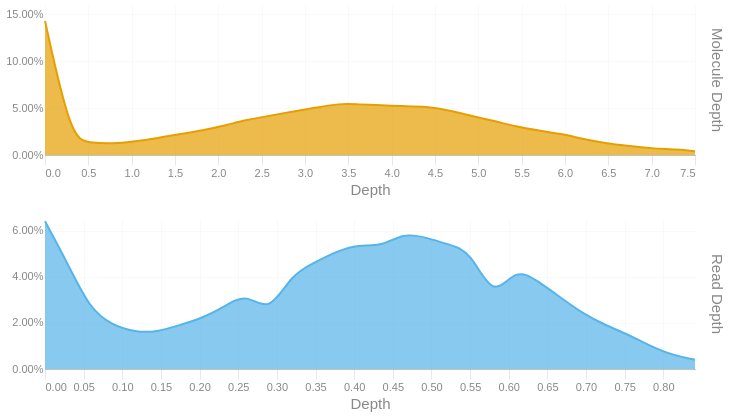

The cell this chart's notebook holds for it:
### Code cell
readdep = depth_hist(tb['Read Depth'], q99, 3)
readdep = readdep.with_columns(pl.lit('Read Depth').alias('Metric'))
if not SKIPLR:
    moldep = depth_hist(tb['Molecule Depth'], mol_q99, 1)
    moldep = moldep.with_columns(pl.lit('Molecule Depth').alias('Metric'))
    _hist = pl.concat([readdep, moldep])
    _hist = _hist.filter(pl.col('Proportion') != 0)
    with SafeRender(_hist):
        (
            alt.Chart(_hist)        
            .mark_area(interpolate = "basis")
            .encode(
                x=alt.X('Bin:Q').scale(domainMin=0).axis(alt.Axis(title='Depth')),
                y = alt.Y('Proportion:Q', title = None).axis(format = '.2%'),
                color = alt.Color('Metric:N').legend(None),
                row = alt.Row("Metric:N").header(title = None, labelOrient = 'right'),
                tooltip = [
                    alt.Tooltip("Metric:N", title = "Metric"),
                    alt.Tooltip('Interval:N', title = "Depth Interval"),
                    alt.Tooltip('Proportion:Q', title = "% Alignments").format('.2%')
                ]
            )
            .resolve_scale(x='independent', y='independent')
            .properties(
                height = 150, width = 650,
                usermeta={'embedOptions': {'downloadFileName': f'{samplename}.depth.hist'}}
            )
        ).display()
else:
    readdep = readdep.filter(pl.col('Proportion') != 0)
    with SafeRender(readdep):
        (
            alt.Chart(readdep)        
            .mark_area(interpolate = "basis")
            .encode(
                x=alt.X('Bin:Q').scale(domainMin=0).axis(alt.Axis(title='Depth')),
                y = alt.Y('Proportion:Q', title = None).axis(format = '.2%'),
                tooltip = [
                    alt.Tooltip('Interval:N', title = "Depth Interval"),
                    alt.Tooltip('Proportion:Q', title = "% Alignments").format('.2%')
                ]
            )
            .properties(
                usermeta={'embedOptions': {'downloadFileName': f'{samplename}.depth.hist'}}
            )
        ).display()

### Figure 1 — Vega-Lite specification as saved in the notebook (floating-point values rounded to 4 significant figures)
{"width": 650, "height": 150, "config": {"title": {"anchor": "start", "dy": -15, "fontSize": 18, "color": "#888888", "subtitleColor": "#888888", "subtitleFontSize": 14}, "arc": {"fill": "#0072B2"}, "axis": {"domainColor": "#888888", "domainWidth": 0.5, "gridWidth": 0.2, "grid": false, "titleFontWeight": 400, "titleFontSize": 15, "labelFontSize": 11, "labelColor": "#888888", "tickColor": "#888888", "tickWidth": 0.2, "titleColor": "#888888"}, "axisBand": {"grid": false}, "axisX": {"grid": true, "tickSize": 10, "domainCap": "round"}, "axisY": {"domain": false, "grid": true, "tickSize": 0, "domainCap": "round"}, "background": "transparent", "header": {"labelFontSize": 15, "labelColor": "#888888", "titleFontSize": 15, "titleFontWeight": 600, "titleColor": "#888888"}, "legend": {"labelFont": "sans-serif", "labelFontSize": 12, "labelColor": "#888888", "symbolSize": 100, "symbolType": "circle", "titleFontSize": 12, "titlePadding": 10, "titleColor": "#888888", "title": null}, "range": {"category": ["#E69F00", "#56B4E9", "#009E73", "#F0E442", "#0072B2", "#D55E00", "#CC79A7", "#000000"], "diverging": ["#cfe8f3", "#a2d4ec", "#73bfe2", "#46abdb", "#1696d2", "#12719e"]}, "area": {"fill": "#0072B2", "fillOpacity": 0.7, "line": true, "strokeOpacity": 0.7}, "line": {"color": "#0072B2", "stroke": "#0072B2", "strokeWidth": 2}, "trail": {"color": "#0072B2", "stroke": "#0072B2", "strokeWidth": 0, "size": 1}, "point": {"filled": true, "fillOpacity": 1.0, "size": 95}, "text": {"color": "#888888", "fontSize": 11, "align": "right", "fontWeight": 400, "size": 11}, "bar": {"fill": "#0072B2", "stroke": null}, "view": {"stroke": null, "continuousWidth": 660, "continuousHeight": 400}}, "data": {"name": "data-d8479ab30c2c43c71a0b2b741b208df6"}, "mark": {"type": "area", "interpolate": "basis"}, "encoding": {"color": {"field": "Metric", "legend": null, "type": "nominal"}, "row": {"field": "Metric", "header": {"title": null, "labelOrient": "right"}, "type": "nominal"}, "tooltip": [{"field": "Metric", "title": "Metric", "type": "nominal"}, {"field": "Interval", "title": "Depth Interval", "type": "nominal"}, {"field": "Proportion", "format": ".2%", "title": "% Alignments", "type": "quantitative"}], "x": {"axis": {"title": "Depth"}, "field": "Bin", "scale": {"domainMin": 0}, "type": "quantitative"}, "y": {"axis": {"format": ".2%"}, "field": "Proportion", "title": null, "type": "quantitative"}}, "resolve": {"scale": {"x": "independent", "y": "independent"}}, "usermeta": {"embedOptions": {"downloadFileName": "TF26LRJL0025_5B_10484332_23Y22YLT4_L7.depth.hist"}}, "$schema": "https://vega.github.io/schema/vega-lite/v6.4.1.json", "datasets": {"data-d8479ab30c2c43c71a0b2b741b208df6": [{"Bin": 0.0, "Interval": "0.0-0.029", "Proportion": 0.064, "Metric": "Read Depth"}, {"Bin": 0.029, "Interval": "0.029-0.058", "Proportion": 0.046, "Metric": "Read Depth"}, {"Bin": 0.058, "Interval": "0.058-0.087", "Proportion": 0.026, "Metric": "Read Depth"}, {"Bin": 0.087, "Interval": "0.087-0.116", "Proportion": 0.019, "Metric": "Read Depth"}, {"Bin": 0.116, "Interval": "0.116-0.145", "Proportion": 0.016, "Metric": "Read Depth"}, {"Bin": 0.145, "Interval": "0.145-0.174", "Proportion": 0.016, "Metric": "Read Depth"}, {"Bin": 0.174, "Interval": "0.174-0.203", "Proportion": 0.019, "Metric": "Read Depth"}, {"Bin": 0.203, "Interval": "0.203-0.232", "Proportion": 0.022, "Metric": "Read Depth"}, {"Bin": 0.232, "Interval": "0.232-0.261", "Proportion": 0.027, "Metric": "Read Depth"}, {"Bin": 0.261, "Interval": "0.261-0.29", "Proportion": 0.033, "Metric": "Read Depth"}, {"Bin": 0.29, "Interval": "0.29-0.319", "Proportion": 0.024, "Metric": "Read Depth"}, {"Bin": 0.319, "Interval": "0.319-0.348", "Proportion": 0.041, "Metric": "Read Depth"}, {"Bin": 0.348, "Interval": "0.348-0.377", "Proportion": 0.046, "Metric": "Read Depth"}, {"Bin": 0.377, "Interval": "0.377-0.406", "Proportion": 0.051, "Metric": "Read Depth"}, {"Bin": 0.406, "Interval": "0.406-0.435", "Proportion": 0.054, "Metric": "Read Depth"}, {"Bin": 0.435, "Interval": "0.435-0.464", "Proportion": 0.053, "Metric": "Read Depth"}, {"Bin": 0.464, "Interval": "0.464-0.493", "Proportion": 0.059, "Metric": "Read Depth"}, {"Bin": 0.493, "Interval": "0.493-0.522", "Proportion": 0.057, "Metric": "Read Depth"}, {"Bin": 0.522, "Interval": "0.522-0.551", "Proportion": 0.054, "Metric": "Read Depth"}, {"Bin": 0.551, "Interval": "0.551-0.58", "Proportion": 0.051, "Metric": "Read Depth"}, {"Bin": 0.58, "Interval": "0.58-0.609", "Proportion": 0.03, "Metric": "Read Depth"}, {"Bin": 0.609, "Interval": "0.609-0.638", "Proportion": 0.044, "Metric": "Read Depth"}, {"Bin": 0.638, "Interval": "0.638-0.667", "Proportion": 0.038, "Metric": "Read Depth"}, {"Bin": 0.667, "Interval": "0.667-0.696", "Proportion": 0.031, "Metric": "Read Depth"}, {"Bin": 0.696, "Interval": "0.696-0.725", "Proportion": 0.024, "Metric": "Read Depth"}, {"Bin": 0.725, "Interval": "0.725-0.754", "Proportion": 0.019, "Metric": "Read Depth"}, {"Bin": 0.754, "Interval": "0.754-0.783", "Proportion": 0.015, "Metric": "Read Depth"}, {"Bin": 0.783, "Interval": "0.783-0.812", "Proportion": 0.01, "Metric": "Read Depth"}, {"Bin": 0.812, "Interval": "0.812-0.841", "Proportion": 0.006, "Metric": "Read Depth"}, {"Bin": 0.841, "Interval": "0.841-0.87", "Proportion": 0.004, "Metric": "Read Depth"}, {"Bin": 0.0, "Interval": "0.0-0.3", "Proportion": 0.143, "Metric": "Molecule Depth"}, {"Bin": 0.3, "Interval": "0.3-0.5", "Proportion": 0.018, "Metric": "Molecule Depth"}, {"Bin": 0.5, "Interval": "0.5-0.8", "Proportion": 0.013, "Metric": "Molecule Depth"}, {"Bin": 0.8, "Interval": "0.8-1.0", "Proportion": 0.012, "Metric": "Molecule Depth"}, {"Bin": 1.0, "Interval": "1.0-1.3", "Proportion": 0.014, "Metric": "Molecule Depth"}, {"Bin": 1.3, "Interval": "1.3-1.6", "Proportion": 0.018, "Metric": "Molecule Depth"}, {"Bin": 1.6, "Interval": "1.6-1.8", "Proportion": 0.023, "Metric": "Molecule Depth"}, {"Bin": 1.8, "Interval": "1.8-2.1", "Proportion": 0.026, "Metric": "Molecule Depth"}, {"Bin": 2.1, "Interval": "2.1-2.3", "Proportion": 0.032, "Metric": "Molecule Depth"}, {"Bin": 2.3, "Interval": "2.3-2.6", "Proportion": 0.037, "Metric": "Molecule Depth"}, {"Bin": 2.6, "Interval": "2.6-2.9", "Proportion": 0.042, "Metric": "Molecule Depth"}, {"Bin": 2.9, "Interval": "2.9-3.1", "Proportion": 0.047, "Metric": "Molecule Depth"}, {"Bin": 3.1, "Interval": "3.1-3.4", "Proportion": 0.05, "Metric": "Molecule Depth"}, {"Bin": 3.4, "Interval": "3.4-3.6", "Proportion": 0.055, "Metric": "Molecule Depth"}, {"Bin": 3.6, "Interval": "3.6-3.9", "Proportion": 0.054, "Metric": "Molecule Depth"}, {"Bin": 3.9, "Interval": "3.9-4.1", "Proportion": 0.053, "Metric": "Molecule Depth"}, {"Bin": 4.1, "Interval": "4.1-4.4", "Proportion": 0.052, "Metric": "Molecule Depth"}, {"Bin": 4.4, "Interval": "4.4-4.7", "Proportion": 0.052, "Metric": "Molecule Depth"}, {"Bin": 4.7, "Interval": "4.7-4.9", "Proportion": 0.047, "Metric": "Molecule Depth"}, {"Bin": 4.9, "Interval": "4.9-5.2", "Proportion": 0.042, "Metric": "Molecule Depth"}, {"Bin": 5.2, "Interval": "5.2-5.4", "Proportion": 0.036, "Metric": "Molecule Depth"}, {"Bin": 5.4, "Interval": "5.4-5.7", "Proportion": 0.031, "Metric": "Molecule Depth"}, {"Bin": 5.7, "Interval": "5.7-6.0", "Proportion": 0.026, "Metric": "Molecule Depth"}, {"Bin": 6.0, "Interval": "6.0-6.2", "Proportion": 0.022, "Metric": "Molecule Depth"}, {"Bin": 6.2, "Interval": "6.2-6.5", "Proportion": 0.017, "Metric": "Molecule Depth"}, {"Bin": 6.5, "Interval": "6.5-6.7", "Proportion": 0.012, "Metric": "Molecule Depth"}, {"Bin": 6.7, "Interval": "6.7-7.0", "Proportion": 0.01, "Metric": "Molecule Depth"}, {"Bin": 7.0, "Interval": "7.0-7.3", "Proportion": 0.007, "Metric": "Molecule Depth"}, {"Bin": 7.3, "Interval": "7.3-7.5", "Proportion": 0.006, "Metric": "Molecule Depth"}, {"Bin": 7.5, "Interval": "7.5-7.78", "Proportion": 0.004, "Metric": "Molecule Depth"}]}}
